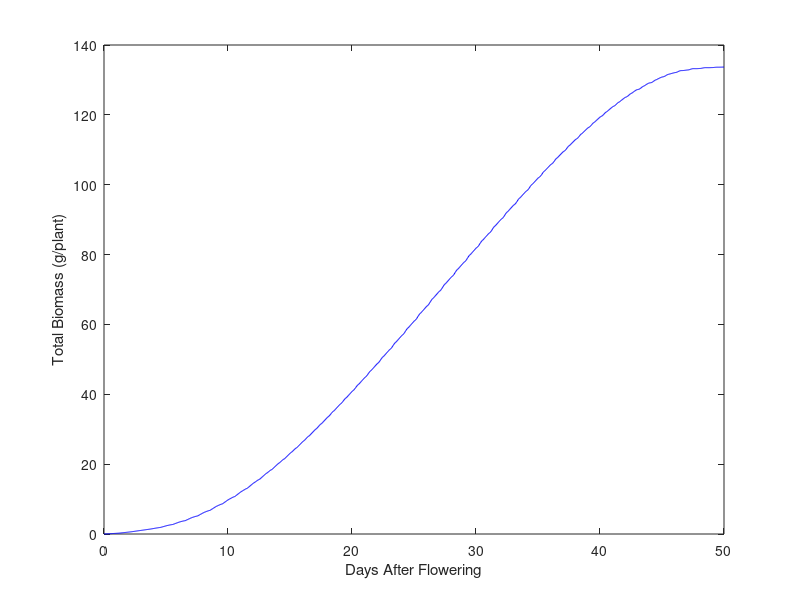

Write the MATLAB code that produced this figure.
clear all;
Result0=importdata('0ori-plot.txt');
R_data0=Result0.data;
figure;
plot(R_data0(:,1),R_data0(:,22),'Color','b');xlim([0,50]);
xlabel('Days After Flowering');ylabel('Total Biomass (g/plant)');
